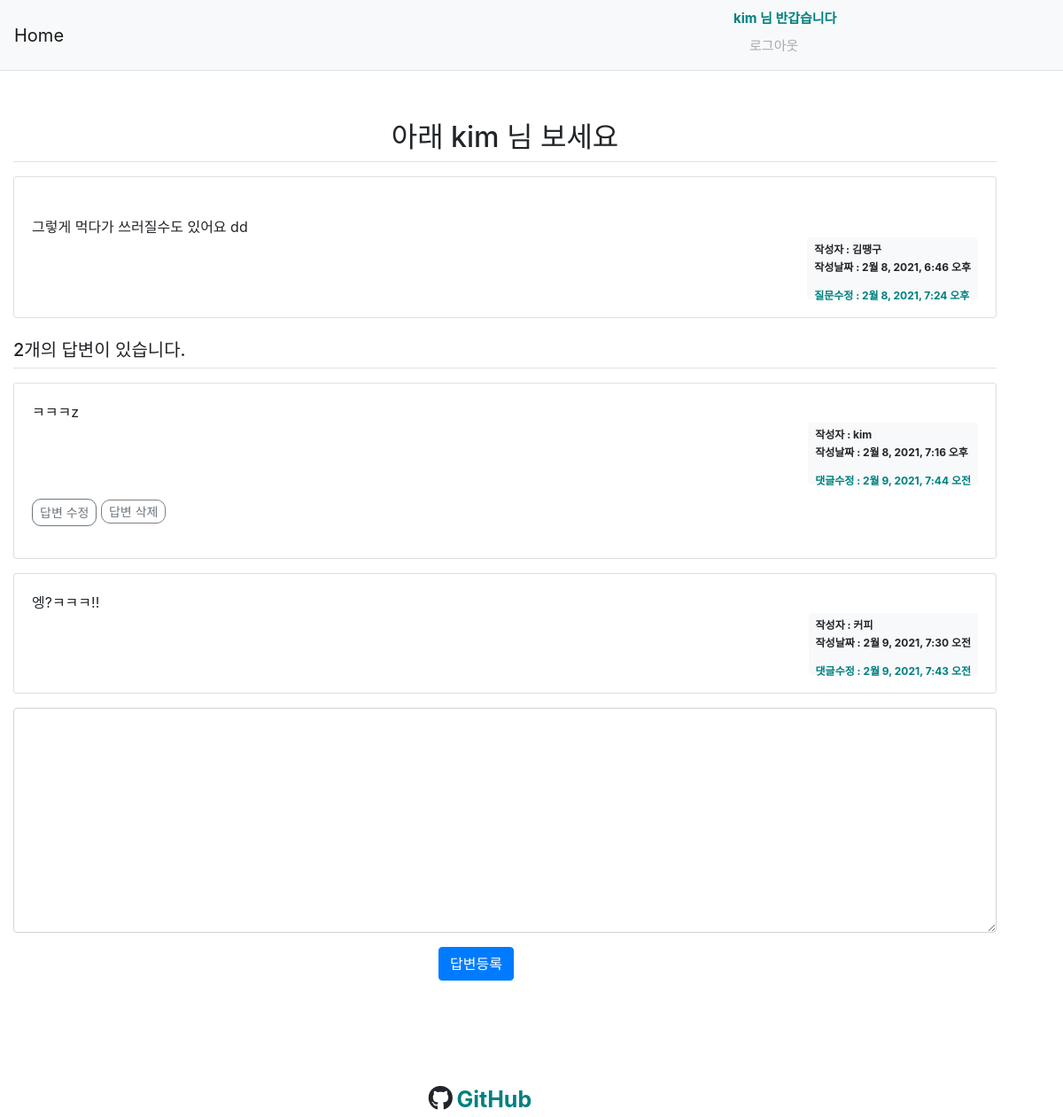
The page /233/ (signed in) on the database its author committed.
### pybo/models.py (models this page shows, shortened)
class Question(models.Model):
    subject = models.CharField(max_length=200)  # 최대 200자 까지 입력 가능
    content = models.TextField()
    create_date = models.DateTimeField()
    photo = models.ImageField(upload_to="photo")
    author = models.ForeignKey(
        User, on_delete=models.CASCADE, null=True
    )  # 계정이 삭제되면 연결된 질문 데이터 삭제
    modify_date = models.DateTimeField(null=True, blank=True)

class Answer(models.Model):
    question = models.ForeignKey(Question, on_delete=models.CASCADE)
    content = models.TextField()
    create_date = models.DateTimeField()
    author = models.ForeignKey(
        User, on_delete=models.CASCADE, null=True
    )  # 계정이 삭제되면 연결된 질문 데이터 삭제
    modify_date = models.DateTimeField(null=True, blank=True)

### pybo/views.py (the view)
# urls.py: path("<int:pk>/", views.detail, name="detail"),
def detail(request, pk):
    try:
        get_question = Question.objects.get(pk=pk)
        context = {"get_question": get_question}
    except Question.DoesNotExist:
        messages.error(request, "조회된 질문이 없습니다.")
        return redirect("pybo:index")
    return render(request, "templates/detail.html", context)

### templates/detail.html (shortened to what this page needs)
{% extends 'base.html' %}
{% load static %}
    {% block content %}
    <div class="container my-5" style="position: relative; right: 30px;" >
        <h2 class="border-bottom py-2" style="text-align: center;"> {{get_question.subject}}</h2>
        <div class="card my-3">
            <div class="card-body">
                <div class="card-text" style="white-space: pre-line;">
                    {{get_question.content}}
                </div>
                <div class="d-flex justify-content-end">
                    <div class="badge badge-light p-2 text-left">
                        <div class="mb-2">
                            <span style="text-align: center;">작성자 :  {{ get_question.author.username }}</span>
                        </div>
                        <div>
                            <span>작성날짜 : {{ get_question.create_date }}</span>
                        </div>
                        {% if get_question.modify_date %}
                            <div style=" position: relative; top: 10px; margin-top: 10px; color: teal; font-weight: bold;">
                                <span>질문수정 : {{get_question.modify_date}}</span>
                            </div>
                        {% endif %}
                    </div>
                </div>
            </div>
        </div>
        <h5 class="border-bottom my-3 py-2">{{get_question.answer_set.count}}개의 답변이 있습니다.</h5>
        {% for answer in get_question.answer_set.all %}
            <div class="card my-3">
                <div class="card-body" >
                    <div class="card-text" style="white-space: pre-line;"> {{answer.content}} </div>
                    <div class="d-flex justify-content-end">
                        <div class="badge badge-light p-2 text-left">
                            <div class="mb-2">
                                <span>작성자 : {{ answer.author.username }}</span>
                            </div>
                            <div>
                                <span>작성날짜 : {{ answer.create_date }}</span>
                            </div>
                             {% if answer.modify_date %}
                             <div style=" position: relative; top: 10px; margin-top: 10px; color: teal; font-weight: bold;">
                                 <span>댓글수정 : {{answer.modify_date}}</span>
                             </div>
                          {% endif %}
                        </div>
                    </div>
                    {% if request.user == answer.author %}
                        <div class="my-3">
                            <a  style="border-radius: 10px;" class="btn btn-sm btn-outline-secondary"
                            href=" {% url 'pybo:answer_modify' answer.id %} ">답변 수정</a>
                            <a  style="border-radius: 10px; border: 1px solid gray;"
                            class="delete btn-sm btn-outline-secondary" href="#"
                            data-uri= " {% url 'pybo:answer_delete' answer.id %} " >답변 삭제</a>
                        </div>
                    {% endif %}
                </div>
        </div>
        {% endfor %}
    <form action=" {% url 'pybo:answer_create' get_question.id %} " method="POST" class="my-3">
        <div class="form-group">
            <textarea {% if not user.is_authenticated %}disabled{% endif %}
              name="content" id="content" class="form-control" rows="10"></textarea>
        </div>
        <input type="submit" value="답변등록" class="btn btn-primary" style="position: relative; left: 480px;">
    </form>
    {% endblock  %}

### templates/navbar.html (shortened to what this page needs)
 <nav class="navbar navbar-expand-lg navbar-light bg-light border-bottom">
    <a class="navbar-brand" href="{% url 'pybo:index' %}">Home</a>
    <div class="collapse navbar-collapse flex-grow-0" id="navbarNav">
        <ul class="navbar-nav">
            <li class="nav-item ">
                    {% if user.is_authenticated %}
                    <span style="font-weight: bold; color: teal; margin-right: 5px;
                    position: relative; left: 740px; font-size: 15px;">{{user.username}} 님 반갑습니다</span>
                    <a style="color: darkgray; position: relative; left: 750px; font-size: 15px;"class="nav-link" href=" {% url 'common:logout' %} ">  로그아웃</a>
                     {% else %}
                    <a class="nav-link" href=" {% url 'common:login' %} ">로그인</a>
                    {% endif %}
            </li>
        </ul>
    </div>
</nav>

### rows shown on the page
Question: subject "아래 kim 님 보세요", content "그렇게 먹다가 쓰러질수도 있어요 dd", author.username "김땡구", create_date "2월 8, 2021, 6:46 오후", modify_date "2월 8, 2021, 7:24 오후", answer_set.count "2"
Answer: content "ㅋㅋㅋz", author.username "kim", create_date "2월 8, 2021, 7:16 오후", modify_date "2월 9, 2021, 7:44 오전", shows "답변 수정"
Answer: content "엥?ㅋㅋㅋ!!", author.username "커피", create_date "2월 9, 2021, 7:30 오전", modify_date "2월 9, 2021, 7:43 오전"

### other values the page prints
{{ user.username }} "kim"
